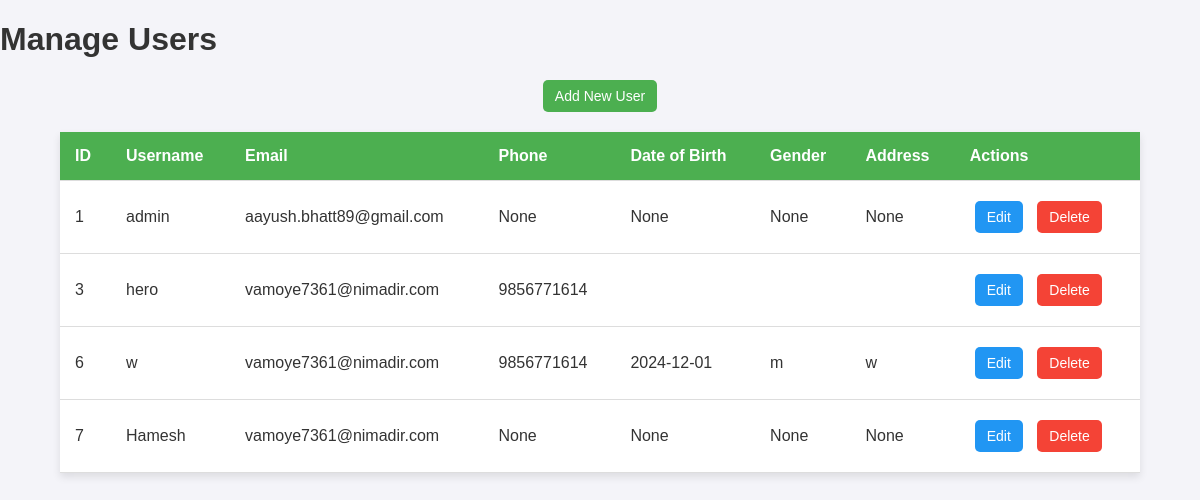
The app's page /users (signed in) with its own data.
### tables this page shows
CREATE TABLE User (
        id INTEGER PRIMARY KEY AUTOINCREMENT,
        username TEXT NOT NULL UNIQUE,
        password TEXT NOT NULL,
        email TEXT,
        phone TEXT,
        dob TEXT,
        gender TEXT,
        address TEXT,
        updated_at TIMESTAMP DEFAULT CURRENT_TIMESTAMP
    );

### app.py (the view)
@app.route('/users', methods=['GET', 'POST'])
def users():
    if 'user_id' not in session:
        return redirect('/login')
    conn = get_db_connection()
    if request.method == 'POST':  # Create user
        username = request.form['username']
        password = request.form['password']
        email = request.form['email']
        conn.execute('INSERT INTO User (username, password, email) VALUES (?, ?, ?)', (username, password, email))
        conn.commit()
    users = conn.execute('SELECT * FROM User').fetchall()
    conn.close()
    return render_template('users.html', users=users)

### app.py (called while the page is built)
def get_db_connection():
    conn = sqlite3.connect('database/app.db')
    conn.row_factory = sqlite3.Row  # Makes rows dict-like for easier access
    return conn

### templates/users.html (shortened to what this page needs)
<!DOCTYPE html>
<html>
<head>
    <link rel="stylesheet" href="styleT.css">
</head>
<body>
    <h1>Manage Users</h1>
    <div class="add-container">
        <button class="add" onclick="location.href='/users/add'">Add New User</button>
    </div>
    <table>
        <tr>
            <th>ID</th>
            <th>Username</th>
            <th>Email</th>
            <th>Phone</th>
            <th>Date of Birth</th>
            <th>Gender</th>
            <th>Address</th>
            <th>Actions</th>
        </tr>
        {% for user in users %}
        <tr>
            <td>{{ user.id }}</td>
            <td>{{ user.username }}</td>
            <td>{{ user.email }}</td>
            <td>{{ user.phone }}</td>
            <td>{{ user.dob }}</td>
            <td>{{ user.gender }}</td>
            <td>{{ user.address }}</td>
            <td>
                <button class="edit" onclick="location.href='/users/edit/{{ user.id }}'">Edit</button>
                <button class="delete" onclick="deleteUser({{ user.id }})">Delete</button>
            </td>
        </tr>
        {% endfor %}
    </table>
</body>
</html>

### static/styleT.css (style rules this page uses)
body { font-family: Arial, sans-serif; margin: 0; padding: 0; background-color: #f4f4f9; color: #333; }
table { border-collapse: collapse; width: 90%; margin: 20px auto; box-shadow: 0 4px 8px rgba(0, 0, 0, 0.1); background-color: #fff; }
th, td { text-align: left; padding: 15px; border-bottom: 1px solid #ddd; }
th { background-color: #4CAF50; color: white; }
td { word-wrap: break-word; text-align: left; }
button { padding: 8px 12px; margin: 5px; border: none; border-radius: 5px; cursor: pointer; font-size: 14px; }
button.edit { background-color: #2196F3; color: white; }
button.delete { background-color: #f44336; color: white; }
button.add { background-color: #4CAF50; color: white; margin: 20px; display: block; width: fit-content; margin-left: auto; margin-right: auto; }
.add-container { text-align: center; margin-top: 20px; }

### records on screen
User: id "1", username "admin", email "aayush.bhatt89@gmail.com", phone "None", dob "None", gender "None", address "None"
User: id "3", username "hero", email "vamoye7361@nimadir.com", phone "9856771614"
User: id "6", username "w", email "vamoye7361@nimadir.com", phone "9856771614", dob "2024-12-01", gender "m", address "w"
User: id "7", username "Hamesh", email "vamoye7361@nimadir.com", phone "None", dob "None", gender "None", address "None"
